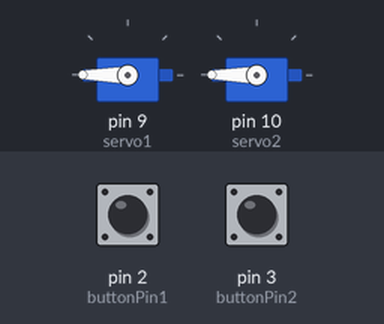
The sketch below on a simulated Arduino Uno, built with avr-gcc and run on an emulated ATmega328P. On the bench: 2 × servo. The test bench sets the inputs (shaded band); at power-on: pin 2 (buttonPin1) HIGH, pin 3 (buttonPin2) HIGH.

Above: at 1.2 s.
1.3 s: pin 2 (buttonPin1) pulled LOW for 0.15 s
At 1.37 s:
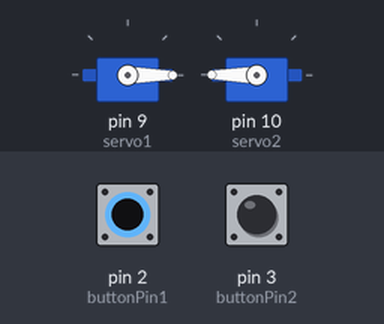
2.9 s: pin 3 (buttonPin2) pulled LOW for 0.15 s
At 2.97 s:
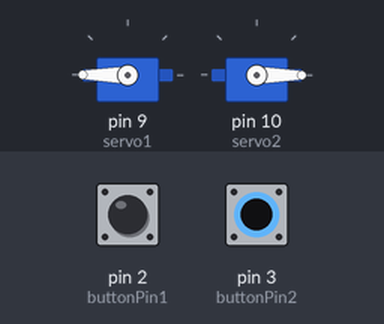
4.5 s: pin 3 (buttonPin2) pulled LOW for 3.2 s
At 8.9 s:
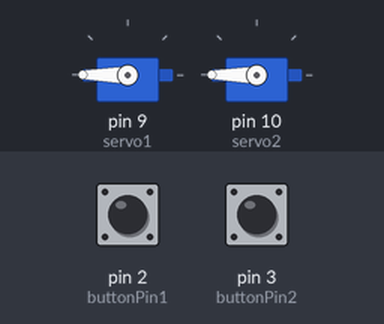
9.2 s: pin 2 (buttonPin1) pulled LOW for 3.2 s
At 10.1 s:
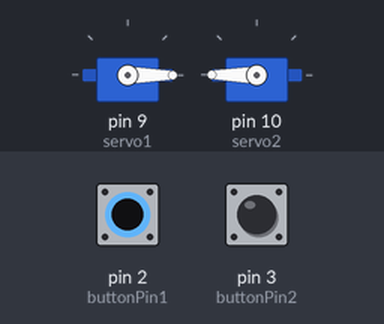
13.9 s: pin 2 (buttonPin1) driven LOW and pin 3 (buttonPin2) driven LOW
At 14.8 s:
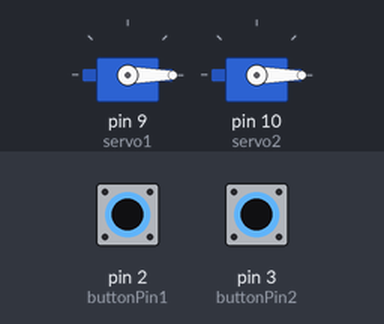
Timing chart, 0 to 16.4 s (numbered marks = the images above; inputs shaded):
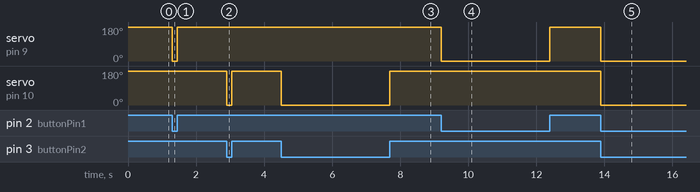

The sketch:

Flipperkast.ino
```cpp
#include <Servo.h>

Servo servo1;  // create servo object to control the first servo
Servo servo2;  // create servo object to control the second servo

const int buttonPin1 = 2;  // the number of the pushbutton pin
const int buttonPin2 = 3;  // the number of the second pushbutton pin

int buttonState1 = 0;      // variable for reading the pushbutton status
int buttonState2 = 0;      // variable for reading the second pushbutton status

void setup() {
  servo1.attach(9);        // attaches the first servo on pin 9 to the servo object
  servo2.attach(10);       // attaches the second servo on pin 10 to the servo object

  pinMode(buttonPin1, INPUT_PULLUP); // initialize the pushbutton pin as an input
  pinMode(buttonPin2, INPUT_PULLUP); // initialize the second pushbutton pin as an input
}

void loop() {
  // read the state of the pushbuttons value:
  buttonState1 = digitalRead(buttonPin1);
  buttonState2 = digitalRead(buttonPin2);

  // check if the pushbutton is pressed. If it is, the buttonState is HIGH:
  if (buttonState1 == HIGH) {
    // turn servo 1 to position 180
    servo1.write(180);
  } else {
    // turn servo 1 to position 0
    servo1.write(0);
  }

  // check if the second pushbutton is pressed. If it is, the buttonState is HIGH:
  if (buttonState2 == HIGH) {
    // turn servo 2 to position 180
    servo2.write(180);
  } else {
    // turn servo 2 to position 0
    servo2.write(0);
  }
}
```

Measured:
- after the input at 1.3 s, servo on pin 9 (servo1): 180° → 0° at once, → 180° 0.15 s later
- after the input at 2.9 s, servo on pin 10 (servo2): 180° → 0° at once, → 180° 0.15 s later
- after the input at 4.5 s, servo on pin 10 (servo2): 180° → 0° at once, → 180° 3.2 s later
- after the input at 9.2 s, servo on pin 9 (servo1): 180° → 0° at once, → 180° 3.2 s later
- after the input at 13.9 s, servo on pin 9 (servo1), servo on pin 10 (servo2): 180° → 0° at once
